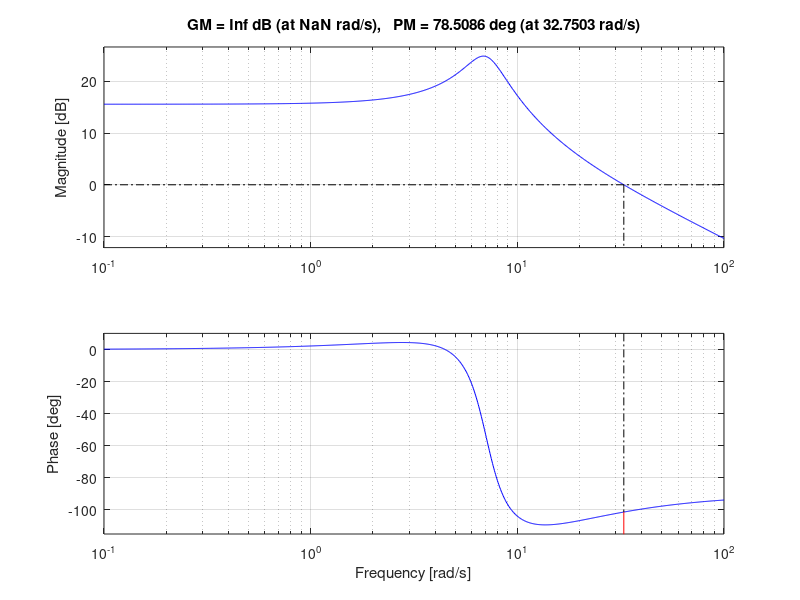

Recreate this plot in MATLAB.
%% Part Two 

%% A1
Lp = 0.2;
Mp = 0.0970;
Jp = 3.2341e-4;
Bp = 0.0024;
Lr = 0.216;
lr = 0.0619;
Br = 0.1135;
Jr = 9.98e-4;
g  = 9.81;

Jt = Jp*Mp*Lr^2+Jr*Jp+0.25*Jr*Mp*Lp^2;

A = [ 0, 0, 1, 0;
      0, 0, 0, 1;
      0, (Mp^2*Lp^2*Lr*g)/(4*Jt), (-Br*(Jp+Mp*(Lp/2)^2))/Jt, (-Mp*(Lp/2)*Lr*Bp)/Jt;
      0, Mp*g*(Lp/2)*(Jr+Mp*Lr^2)/Jt, -Mp*(Lp/2)*Lr*Br/Jt, -Bp*(Jr+Mp*Lr^2)/Jt];

B = [0;
     0;
     (Jp+Mp*(Lp/2)^2)/Jt;
     Mp*(Lp/2)*Lr/Jt];

C = [1, 0, 0, 0;
     0, 1, 0, 0];

D = [0;
     0];
       
%% Display
disp ('Jt = ')
disp (Jt)

disp ('A = ');
disp (A);
disp ('B = ');
disp (B);
disp ('C = ');
disp (C);
disp ('D = ');
disp (D);

%% Poly

poly (A);
eig(A)


%% Test

num = [30 300];
denom = [1 3 50];
sys = tf (num,denom)

bode (sys)
grid on
margin(sys)
